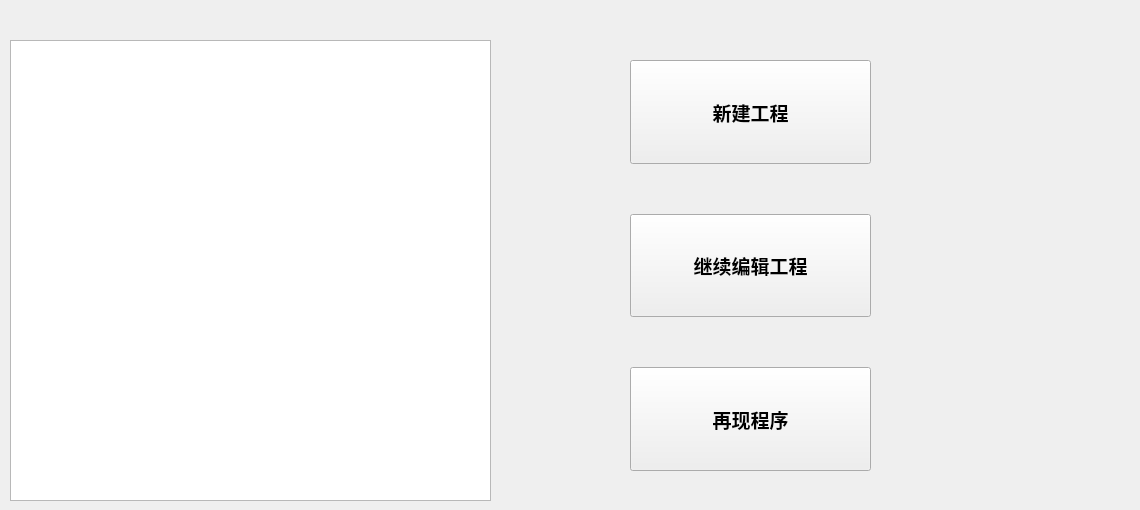
      <widget class="QWidget" name="teach_1">
       <widget class="QTableView" name="fileTableView">
        <property name="geometry">
         <rect>
          <x>10</x>
          <y>40</y>
          <width>481</width>
          <height>461</height>
         </rect>
        </property>
        <property name="sizePolicy">
         <sizepolicy hsizetype="Fixed" vsizetype="Expanding">
          <horstretch>0</horstretch>
          <verstretch>0</verstretch>
         </sizepolicy>
        </property>
        <property name="font">
         <font>
          <family>Ubuntu Mono</family>
          <pointsize>16</pointsize>
          <weight>75</weight>
          <bold>true</bold>
         </font>
        </property>
        <property name="verticalScrollBarPolicy">
         <enum>Qt::ScrollBarAlwaysOff</enum>
        </property>
        <property name="horizontalScrollBarPolicy">
         <enum>Qt::ScrollBarAlwaysOff</enum>
        </property>
        <property name="autoScroll">
         <bool>false</bool>
        </property>
        <property name="editTriggers">
         <set>QAbstractItemView::NoEditTriggers</set>
        </property>
        <property name="selectionMode">
         <enum>QAbstractItemView::SingleSelection</enum>
        </property>
        <property name="selectionBehavior">
         <enum>QAbstractItemView::SelectRows</enum>
        </property>
        <property name="cornerButtonEnabled">
         <bool>false</bool>
        </property>
       </widget>
       <widget class="QWidget" name="layoutWidget">
        <property name="geometry">
         <rect>
          <x>630</x>
          <y>60</y>
          <width>241</width>
          <height>411</height>
         </rect>
        </property>
        <layout class="QHBoxLayout" name="horizontalLayout_2">
         <property name="spacing">
          <number>30</number>
         </property>
         <item>
          <layout class="QVBoxLayout" name="verticalLayout_3">
           <property name="spacing">
            <number>50</number>
           </property>
           <item>
            <widget class="QPushButton" name="project_1">
             <property name="sizePolicy">
              <sizepolicy hsizetype="Expanding" vsizetype="Expanding">
               <horstretch>0</horstretch>
               <verstretch>0</verstretch>
              </sizepolicy>
             </property>
             <property name="font">
              <font>
               <family>Ubuntu Mono</family>
               <pointsize>14</pointsize>
               <weight>75</weight>
               <bold>true</bold>
              </font>
             </property>
             <property name="styleSheet">
              <string notr="true"/>
             </property>
             <property name="text">
              <string>新建工程</string>
             </property>
            </widget>
           </item>
           <item>
            <widget class="QPushButton" name="project_2">
             <property name="sizePolicy">
              <sizepolicy hsizetype="Expanding" vsizetype="Expanding">
               <horstretch>0</horstretch>
               <verstretch>0</verstretch>
              </sizepolicy>
             </property>
             <property name="font">
              <font>
               <family>Ubuntu Mono</family>
               <pointsize>14</pointsize>
               <weight>75</weight>
               <bold>true</bold>
              </font>
             </property>
             <property name="styleSheet">
              <string notr="true"/>
             </property>
             <property name="text">
              <string>继续编辑工程</string>
             </property>
            </widget>
           </item>
           <item>
            <widget class="QPushButton" name="project_3">
             <property name="sizePolicy">
              <sizepolicy hsizetype="Expanding" vsizetype="Expanding">
               <horstretch>0</horstretch>
               <verstretch>0</verstretch>
              </sizepolicy>
             </property>
             <property name="font">
              <font>
               <family>Ubuntu Mono</family>
               <pointsize>14</pointsize>
               <weight>75</weight>
               <bold>true</bold>
              </font>
             </property>
             <property name="styleSheet">
              <string notr="true"/>
             </property>
             <property name="text">
              <string>再现程序</string>
             </property>
            </widget>
           </item>
          </layout>
         </item>
        </layout>
       </widget>
       <widget class="QLabel" name="projNotice">
        <property name="geometry">
         <rect>
          <x>840</x>
          <y>20</y>
          <width>291</width>
          <height>61</height>
         </rect>
        </property>
        <property name="font">
         <font>
          <family>Ubuntu Mono</family>
          <pointsize>16</pointsize>
          <weight>75</weight>
          <bold>true</bold>
         </font>
        </property>
        <property name="styleSheet">
         <string notr="true">color: &quot;red&quot;;</string>
        </property>
        <property name="text">
         <string/>
        </property>
       </widget>
       <widget class="QPushButton" name="scrollup_0">
        <property name="geometry">
         <rect>
          <x>500</x>
          <y>40</y>
          <width>80</width>
          <height>80</height>
         </rect>
        </property>
        <property name="sizePolicy">
         <sizepolicy hsizetype="Minimum" vsizetype="Expanding">
          <horstretch>0</horstretch>
          <verstretch>0</verstretch>
         </sizepolicy>
        </property>
        <property name="focusPolicy">
         <enum>Qt::NoFocus</enum>
        </property>
        <property name="styleSheet">
         <string notr="true">border:none;background-color:transparent;</string>
        </property>
        <property name="icon">
         <iconset resource="images.qrc">
          <normaloff>:/images/arrowup.png</normaloff>:/images/arrowup.png</iconset>
        </property>
        <property name="iconSize">
         <size>
          <width>75</width>
          <height>75</height>
         </size>
        </property>
       </widget>
       <widget class="QPushButton" name="scrolldown_0">
        <property name="geometry">
         <rect>
          <x>500</x>
          <y>420</y>
          <width>80</width>
          <height>80</height>
         </rect>
        </property>
        <property name="sizePolicy">
         <sizepolicy hsizetype="Minimum" vsizetype="Expanding">
          <horstretch>0</horstretch>
          <verstretch>0</verstretch>
         </sizepolicy>
        </property>
        <property name="focusPolicy">
         <enum>Qt::NoFocus</enum>
        </property>
        <property name="styleSheet">
         <string notr="true">border:none;background-color:transparent;</string>
        </property>
        <property name="icon">
         <iconset resource="images.qrc">
          <normaloff>:/images/arrowdown.png</normaloff>:/images/arrowdown.png</iconset>
        </property>
        <property name="iconSize">
         <size>
          <width>75</width>
          <height>75</height>
         </size>
        </property>
       </widget>
      </widget>
